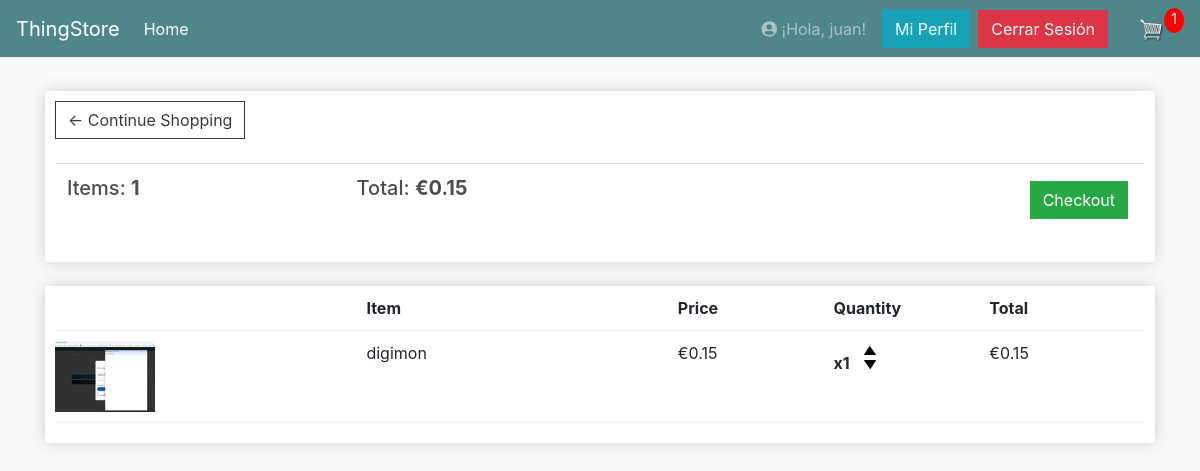
The page /cart/ (signed in) on the database as committed earlier.
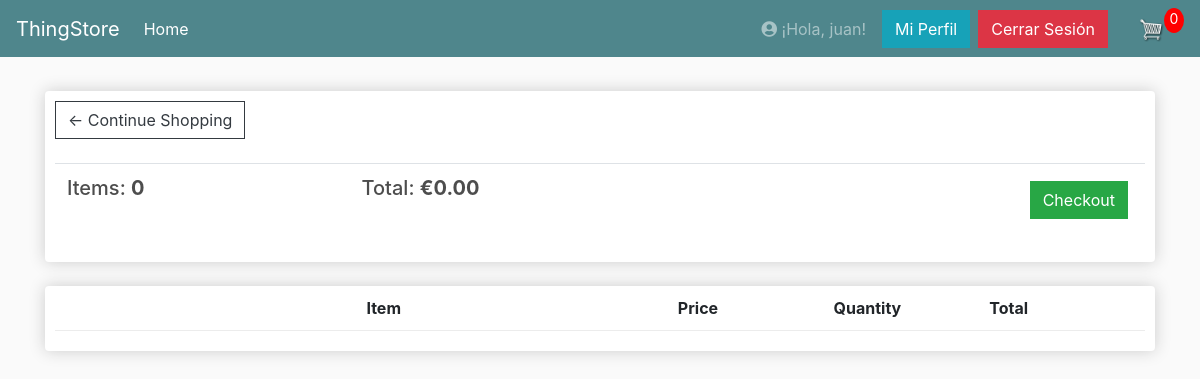
The same page on the database as committed later.
### store/models.py (models this page shows, shortened)
class Order(models.Model):
    customer = models.ForeignKey(Customer, null=True, blank=True, on_delete=models.SET_NULL)
    date_ordered = models.DateTimeField(auto_now_add=True, null=True, blank=True)
    complete = models.BooleanField(default=False, verbose_name="PAYMENT COMPLETED")
    transaction_id = models.CharField(max_length=100, null=True)
    is_processed = models.BooleanField(default=False, verbose_name="PEDIDO GESTIONADO")
    guest_access_token = models.UUIDField(null=True, blank=True, unique=True)
    @property
    def get_cart_total(self):
        orderitems = self.orderitem_set.all()
        total = sum([item.get_total for item in orderitems])
        return total
    @property
    def get_cart_items(self):
        orderitems = self.orderitem_set.all()
        total = sum([item.quantity for item in orderitems])
        return total

class OrderItem(models.Model):
    product = models.ForeignKey(Product, on_delete=models.SET_NULL, null=True)
    order = models.ForeignKey(Order, on_delete=models.CASCADE)
    quantity = models.IntegerField(default=0, null=True, blank=True)
    date_added = models.DateTimeField(auto_now_add=True)
    download_token = models.UUIDField(default=uuid.uuid4, editable=False, unique=True, null=True, blank=True)
    @property
    def get_total(self):
        if self.product:
            total = self.product.price * self.quantity
            return total
        return Decimal('0.00')  # Devuelve 0 si no hay producto

class Product(models.Model):
    name = models.CharField(max_length=200)
    price = models.DecimalField(max_digits=10, decimal_places=2) # Cambiado de FloatField a DecimalField
    digital = models.BooleanField(default=False, null=True, blank=True)
    image = models.ImageField(null=True, blank=True, upload_to='product_images/')
    digital_file = models.FileField(upload_to='digital_products/', null=True, blank=True) # Campo para el archivo descargable
    @property
    def imageURL(self):
        try:
            url = self.image.url
        except ValueError: # Capturar ValueError si no hay archivo (en vez de un 'except' genérico)
            url = ''
        return url

### store/views.py (the view)
# urls.py: path('cart/', views.cart, name="cart"),
def cart(request):
    data = cartData(request)
    cartItems = data['cartItems']
    order = data['order']
    items = data['items']
    context = {'items': items, 'order': order, 'cartItems': cartItems}
    return render(request, 'store/cart.html', context)

### store/templates/store/cart.html (shortened to what this page needs)
{% extends 'store/main.html' %}
{% load static %}
{% block content %}
    <div class="row">
        <div class="col-lg-12">
            <div class="box-element">
                <a class="btn btn-outline-dark" href="{% url 'store' %}">&#x2190; Continue Shopping</a>
                <br>
                <br>
                <table class="table">
                    <tr>
                        <th><h5>Items: <strong>{{order.get_cart_items}}</strong></h5></th>
                        <th><h5>Total: <strong> €{{order.get_cart_total|floatformat:2}}</strong></h5></th>
                        <th>
                            <a style="float:right; margin:5px;" class="btn btn-success" href="{% url 'checkout' %}">Checkout</a>
                        </th>
                    </tr>
                </table>
            </div>
            <br>
            <div class="box-element">
                <div class="cart-row">
					<div style="flex:2"></div>
					<div style="flex:2"><strong>Item</strong></div>
					<div style="flex:1"><strong>Price</strong></div>
					<div style="flex:1"><strong>Quantity</strong></div>
					<div style="flex:1"><strong>Total</strong></div>
				</div>
                {% for item in items %}
				<div class="cart-row">
					<div style="flex:2"><img class="row-image" src="{{item.product.imageURL}}"></div>
					<div style="flex:2"><p>{{item.product.name}}</p></div>
					<div style="flex:1"><p>€{{item.product.price|floatformat:2}}</p></div>
					<div style="flex:1">
						<p class="quantity">x{{item.quantity}}</p>
						<div class="quantity">
							<img data-product="{{item.product.id}}" data-action="add" class="chg-quantity update-cart" src="{% static  'images/arrow-up.png' %}">
							<img data-product="{{item.product.id}}" data-action="remove" class="chg-quantity update-cart" src="{% static  'images/arrow-down.png' %}">
						</div>
					</div>
					<div style="flex:1"><p>€{{item.get_total|floatformat:2}}</p></div>
				</div>
                {% endfor %}
            </div>
        </div>
    </div>
{% endblock content %}

### store/templates/store/main.html (shortened to what this page needs)
<!DOCTYPE html>
{% load static %}
<html>
<head>
	<link rel="stylesheet" href="https://stackpath.bootstrapcdn.com/bootstrap/4.4.1/css/bootstrap.min.css">
	<link rel="stylesheet" type="text/css" href="{% static 'css/main.css' %}">
	<link rel="stylesheet" href="https://cdnjs.cloudflare.com/ajax/libs/font-awesome/5.15.4/css/all.min.css" />
</head>
<body>
	<nav class="navbar navbar-expand-lg navbar-dark bg-dark">
	  <a class="navbar-brand" href="{% url 'store' %}">ThingStore</a>
	  <div class="collapse navbar-collapse" id="navbarSupportedContent">
	    <ul class="navbar-nav mr-auto">
	      <li class="nav-item active">
	        <a class="nav-link" href="{% url 'store' %}">Home <span class="sr-only">(current)</span></a>
	      </li>
	    </ul>
			<div class="form-inline my-2 my-lg-0">
				{% if not user.is_authenticated %}
				   <a href="{% url 'login' %}" class="btn btn-warning">Login</a>
				{% else %}
				   <span class="navbar-text mr-3">
					 <i class="fas fa-user-circle"></i> ¡Hola, {{ user.username }}!
				   </span>
				   <a href="{% url 'profile' %}" class="btn btn-info mr-2">Mi Perfil</a>
				   <form action="{% url 'logout' %}" method="post" style="display: inline;">
					  <button type="submit" class="btn btn-danger mr-3">Cerrar Sesión</button>
				   </form>
				{% endif %}
				   <a href="{% url 'cart' %}">
					  <img  id="cart-icon" src="{% static 'images/cart.png' %}">
				   </a>
				   <p id="cart-total">{{cartItems}}</p>
			</div>
	  </div>
	</nav>
     <div class="container">
            <br>
            {% block content %}
            {% endblock content %}
         </div>
</body>
</html>

Rows that differ between the two databases and show on the page:
removed Order: get_cart_items "1", get_cart_total "0.15"
removed OrderItem: product.imageURL (picture), product.name "digimon", product.price "0.15", quantity "1", get_total "0.15"
added Order: get_cart_items "0", get_cart_total "0.00"
Other text that changed with them:
{{ cartItems }}: "1" → "0"
